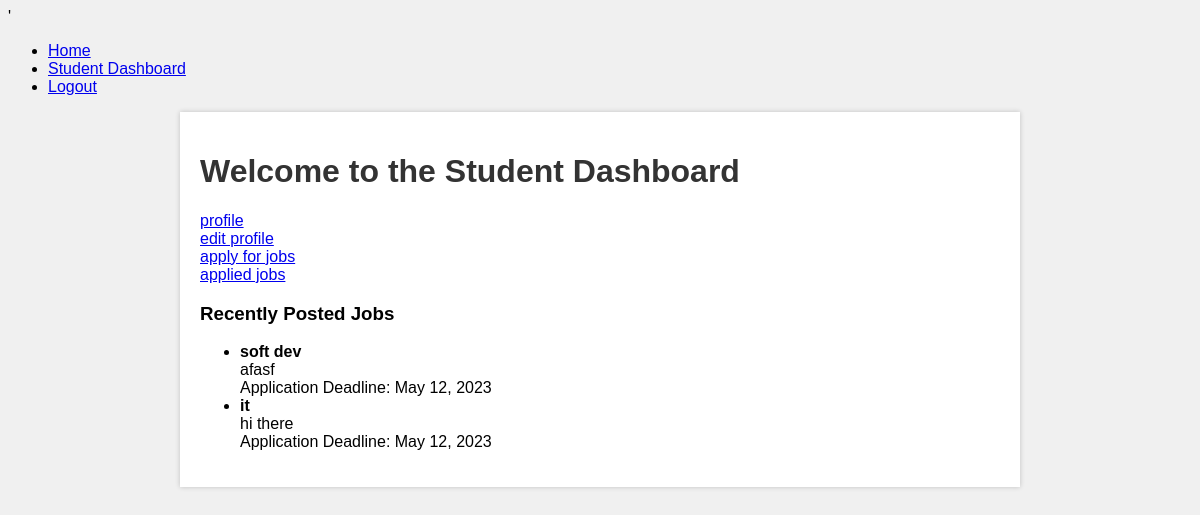
The app's page /student_dashboard with its own data.
### pms/models.py (models this page shows)
class JobPosting(models.Model):
    title = models.CharField(max_length=100)
    description = models.TextField()
    company = models.ForeignKey(CompanyProfile, on_delete=models.CASCADE)
    application_deadline = models.DateField()
    is_active = models.BooleanField(default=True)

### pms/views.py (the view)
# urls.py: path('student_dashboard',views.student_dashboard,name='student_dashboard'),
def student_dashboard(request):
    recent_jobs = JobPosting.objects.filter(is_active=True).order_by('-id')[:5]
    return render(request,'pms/student_dashboard.html',{'recent_jobs': recent_jobs})

### pms/templates/pms/student_dashboard.html (shortened to what this page needs)
<!DOCTYPE html>
{% load static%}'
<html>
<head>
    <link rel="stylesheet" type="text/css" href="{% static 'css/student_dashboard.css' %}">
</head>
<body>
    <header>
        <nav>
            <ul>
                <li><a href="{% url 'home' %}">Home</a></li>
                <li><a href="{% url 'student_dashboard' %}" class="active">Student Dashboard</a></li>
                <li><a href="{% url 'logout' %}">Logout</a></li>
            </ul>
        </nav>
    </header>
    <div class="container">
        <h1>Welcome to the Student Dashboard</h1>
        <div class="dashboard-content">
            <a href="{% url 'view_student_profile' %}">profile</a></br>
            <a href="{% url 'edit_student_profile' %}">edit profile</a></br>
            <a href="{% url 'job_listing' %}">apply for jobs</a></br>
            <a href="{% url 'applied_jobs' %}">applied jobs</a>
        </div>
        <h3>Recently Posted Jobs</h3>
        <ul>
        {% for job in recent_jobs %}
        <li>
        <strong>{{ job.title }}</strong><br>
        {{ job.description }}<br>
        Application Deadline: {{ job.application_deadline }}
        </li>
        {% empty %}
        <li>No jobs available at the moment.</li>
        {% endfor %}
</ul>
    </div>
</body>
</html>

### pms/static/css/student_dashboard.css (style rules this page uses)
body { font-family: Arial, sans-serif; background-color: #f0f0f0; }
.container { max-width: 800px; margin: 0 auto; padding: 20px; background-color: #fff; box-shadow: 0 0 5px rgba(0, 0, 0, 0.2); }
h1 { color: #333; }

### records on screen
JobPosting: title "soft dev", description "afasf", application_deadline "May 12, 2023"
JobPosting: title "it", description "hi there", application_deadline "May 12, 2023"
